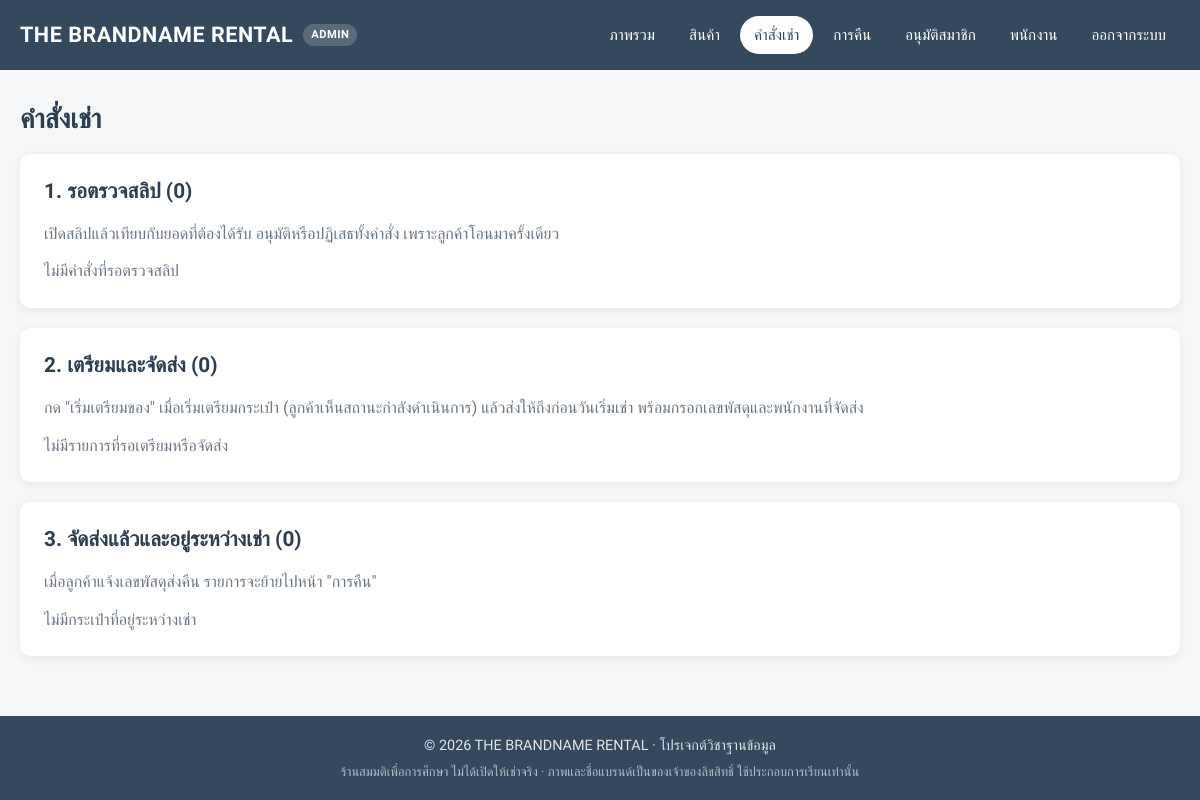
/project/admin/orders.php (signed in), run on an earlier commit of the app's database.
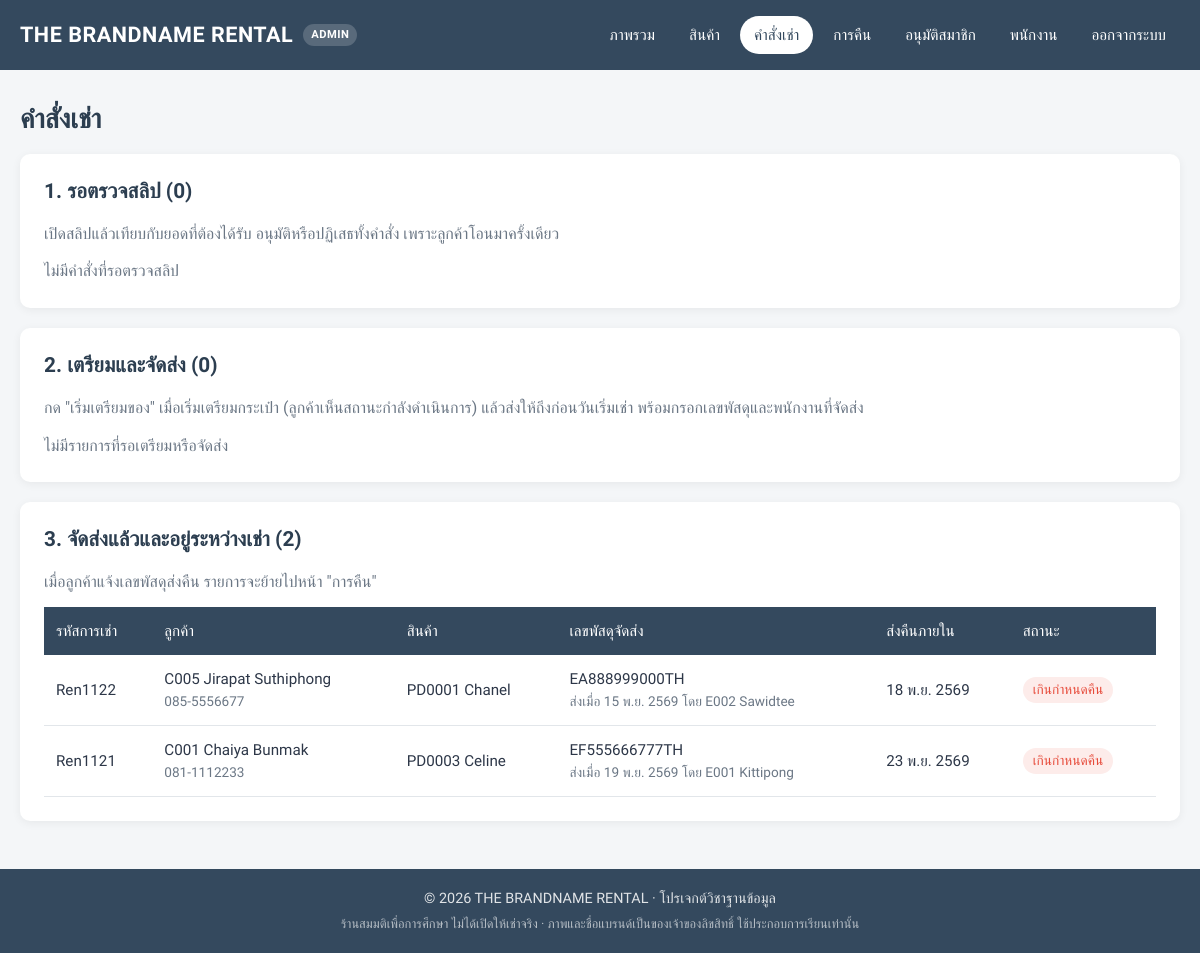
And on a later commit of the database.
### tables this page shows
CREATE TABLE rentals (
    rental_id     VARCHAR(50) PRIMARY KEY,
    order_id      VARCHAR(50) NOT NULL,
    product_id    VARCHAR(50) NOT NULL,
    employees_id  VARCHAR(50) NULL,
    track_rentals VARCHAR(50) NULL,
    rental_date   DATE        NOT NULL,
    rental_days   INT         NOT NULL,
    due_date      DATE AS (rental_date + INTERVAL rental_days DAY) STORED,
    daily_price   INT         NOT NULL,
    deposit_fee   INT         NOT NULL,
    shipped_date  DATE        NULL,
    rental_status ENUM('Pending', 'Paid', 'Shipped', 'Returning', 'Returned', 'Damaged', 'Cancelled') NOT NULL DEFAULT 'Pending',
    INDEX idx_rentals_product_status (product_id, rental_status),
    FOREIGN KEY (order_id)     REFERENCES orders(order_id),
    FOREIGN KEY (product_id)   REFERENCES products(product_id),
    FOREIGN KEY (employees_id) REFERENCES employees(employees_id)
);

CREATE TABLE orders (
    order_id     VARCHAR(50)  PRIMARY KEY,
    customers_id VARCHAR(50)  NOT NULL,
    slip_file    VARCHAR(100) NULL,        
    created_at   DATETIME     NOT NULL DEFAULT CURRENT_TIMESTAMP,
    reviewed_at  DATETIME     NULL,        
    FOREIGN KEY (customers_id) REFERENCES customers(customers_id)
);

CREATE TABLE customers (
    customers_id        VARCHAR(50)  PRIMARY KEY,
    customers_firstname VARCHAR(50),
    customers_lastname  VARCHAR(50),
    gender              VARCHAR(50),
    customers_member    VARCHAR(10)  NOT NULL DEFAULT 'no',    
    member_until        DATE         NULL,                     
    phonenumber         VARCHAR(15),
    email               VARCHAR(100) NOT NULL UNIQUE,
    address             VARCHAR(200),
    postal_code         VARCHAR(10),
    password            VARCHAR(255) NOT NULL
);

CREATE TABLE products (
    product_id         VARCHAR(50) PRIMARY KEY,
    brand              VARCHAR(50),
    details            VARCHAR(100),
    daily_rental_price INT,
    image              VARCHAR(100) NULL    
);

CREATE TABLE employees (
    employees_id        VARCHAR(50) PRIMARY KEY,
    employees_firstname VARCHAR(50),
    employees_lastname  VARCHAR(50),
    gender              VARCHAR(50),
    department          VARCHAR(50) NOT NULL,
    phonenumber         VARCHAR(15),
    salary              INT
);

### project/admin/orders.php (the view, shortened to what the changed rows need)
<?php
require_once '../includes/db.php';
$rental_columns = "r.rental_id, r.order_id, r.product_id, p.brand, r.rental_date, r.rental_days, r.due_date,
    r.daily_price, r.deposit_fee, r.track_rentals, r.shipped_date, r.rental_status, r.employees_id,
    o.customers_id, o.slip_file, o.created_at, c.customers_firstname, c.customers_lastname, c.address, c.postal_code, c.phonenumber";
$rental_from = "FROM rentals r
    JOIN orders o ON o.order_id = r.order_id
    JOIN customers c ON c.customers_id = o.customers_id
    LEFT JOIN products p ON p.product_id = r.product_id";
$pending_orders = [];
$out_statuses = "'" . implode("','", OUT_STATUSES) . "'";
$to_ship = $conn->query("SELECT $rental_columns,
    (SELECT x.rental_id FROM rentals x WHERE x.product_id = r.product_id AND x.rental_id <> r.rental_id
        AND x.rental_status IN ($out_statuses) ORDER BY x.rental_date LIMIT 1) AS bag_out
    $rental_from WHERE r.rental_status IN ('Accepted', 'Preparing') ORDER BY r.rental_date, r.rental_id")->fetch_all(MYSQLI_ASSOC);
$on_rent = $conn->query("SELECT $rental_columns, e.employees_firstname $rental_from
    LEFT JOIN employees e ON e.employees_id = r.employees_id
    WHERE r.rental_status = 'Shipped' ORDER BY r.due_date, r.rental_id")->fetch_all(MYSQLI_ASSOC);
$customer_name = fn(array $row) => $row['customers_id'] . ' ' . $row['customers_firstname'] . ' ' . $row['customers_lastname'];
page_start('คำสั่งเช่า', 'admin', 'orders');
?>
<h1>คำสั่งเช่า</h1>
<div class="stack">
    <section class="card">
        <h2>1. รอตรวจสลิป (<?php echo count($pending_orders); ?>)</h2>
    </section>
    <section class="card">
        <h2>2. เตรียมและจัดส่ง (<?php echo count($to_ship); ?>)</h2>
    </section>
    <section class="card">
        <h2>3. จัดส่งแล้วและอยู่ระหว่างเช่า (<?php echo count($on_rent); ?>)</h2>
        <p class="muted">เมื่อลูกค้าแจ้งเลขพัสดุส่งคืน รายการจะย้ายไปหน้า "การคืน"</p>
        <?php if ($on_rent): ?>
            <div class="table-wrap">
                <table class="table">
                    <thead>
                        <tr>
                            <th>รหัสการเช่า</th>
                            <th>ลูกค้า</th>
                            <th>สินค้า</th>
                            <th>เลขพัสดุจัดส่ง</th>
                            <th>ส่งคืนภายใน</th>
                            <th>สถานะ</th>
                        </tr>
                    </thead>
                    <tbody>
                        <?php foreach ($on_rent as $row): ?>
                            <tr>
                                <td><?php echo e($row['rental_id']); ?></td>
                                <td><?php echo e($customer_name($row)); ?><div class="hint"><?php echo e($row['phonenumber']); ?></div></td>
                                <td><?php echo e($row['product_id'] . ' ' . $row['brand']); ?></td>
                                <td><?php echo e($row['track_rentals']); ?><div class="hint">ส่งเมื่อ <?php echo e(thai_date($row['shipped_date'])); ?> โดย <?php echo e($row['employees_id'] . ' ' . $row['employees_firstname']); ?></div></td>
                                <td><?php echo e(thai_date($row['due_date'])); ?></td>
                                <td><?php echo status_badge($row); ?></td>
                            </tr>
                        <?php endforeach; ?>
                    </tbody>
                </table>
            </div>
        <?php else: ?>
            <p class="muted">ไม่มีกระเป๋าที่อยู่ระหว่างเช่า</p>
        <?php endif; ?>
    </section>
</div>
<?php page_end(); ?>

### project/includes/layout.php (shortened to what the changed rows need)
<?php
function page_base(string $area): string
{
    return $area === 'admin' ? '../' : '';
}
function page_start(string $title, string $area = 'shop', string $active = ''): void
{
    $base = page_base($area);
    $nav = $area === 'admin' ? admin_nav() : shop_nav();
    ?>
<!DOCTYPE html>
<html lang="th">
<head>
    <link rel="stylesheet" href="<?php echo $base; ?>assets/css/style.css">
</head>
<body class="area-<?php echo e($area); ?>">
<header class="site-header">
    <div class="container header-inner">
        <nav class="nav">
            <?php foreach ($nav as $item): ?>
                <?php if (isset($item['post'])): ?>
                    <form method="POST" action="<?php echo e($item['post']); ?>" class="nav-form">
                        <button type="submit" class="nav-link"><?php echo e($item['label']); ?></button>
                    </form>
                <?php else: ?>
                    <a class="nav-link<?php echo $item['key'] === $active ? ' active' : ''; ?>" href="<?php echo e($item['href']); ?>"><?php echo e($item['label']); ?></a>
                <?php endif; ?>
            <?php endforeach; ?>
        </nav>
    </div>
</header>
<main class="container page">
    <?php
}
function page_end(): void
{
    ?>
</main>
</body>
</html>
    <?php
}
function admin_nav(): array
{
    return [
        ['key' => 'dashboard', 'label' => 'ภาพรวม', 'href' => 'index.php'],
        ['key' => 'products', 'label' => 'สินค้า', 'href' => 'products.php'],
        ['key' => 'orders', 'label' => 'คำสั่งเช่า', 'href' => 'orders.php'],
        ['key' => 'returns', 'label' => 'การคืน', 'href' => 'returns.php'],
        ['key' => 'members', 'label' => 'อนุมัติสมาชิก', 'href' => 'members.php'],
        ['key' => 'employees', 'label' => 'พนักงาน', 'href' => 'employees.php'],
        ['key' => 'logout', 'label' => 'ออกจากระบบ', 'post' => 'logout.php'],
    ];
}

### project/includes/helpers.php (shortened to what the changed rows need)
<?php
function e($value): string
{
    return htmlspecialchars((string) ($value ?? ''), ENT_QUOTES, 'UTF-8');
}
function thai_date(?string $value): string
{
    $time = strtotime($value);
    $text = (int) date('j', $time) . ' ' . THAI_MONTHS[(int) date('n', $time) - 1] . ' ' . ((int) date('Y', $time) + 543);
    return strlen($value) > 10 ? $text . ' ' . date('H:i', $time) : $text;
}
function rental_stage(array $rental): string
{
    $status = $rental['rental_status'];
    if ($status === 'Shipped' && $rental['rental_date'] <= date('Y-m-d')) {
        return 'OnRent';
    }
    return $status;
}
function status_badge(array $rental): string
{
    [$label, $tone] = RENTAL_STATUS[rental_stage($rental)] ?? [$rental['rental_status'], 'pending'];
    if (is_overdue($rental)) {
        [$label, $tone] = ['เกินกำหนดคืน', 'danger'];
    } elseif ($rental['rental_status'] === 'Deducted' && (int) ($rental['deposit_fee'] ?? 0) === 0) {
        $label = 'มีค่าเสียหาย';
    }
    return '<span class="badge badge-' . $tone . '">' . e($label) . '</span>';
}
function is_overdue(array $rental): bool
{
    return ($rental['rental_status'] ?? '') === 'Shipped' && $rental['due_date'] < date('Y-m-d');
}

What changed in the data, as far as the page shows it:
added rentals: rental_id "Ren1122", order.customers_lastname "C005 Jirapat Suthiphong", customers.phonenumber "085-5556677", product.brand "PD0001 Chanel", track_rentals "EA888999000TH", shipped_date "15 พ.ย. 2569", employees.employees_firstname "E002 Sawidtee", due_date "18 พ.ย. 2569", label "เกินกำหนดคืน"
added rentals: rental_id "Ren1121", order.customers_lastname "C001 Chaiya Bunmak", customers.phonenumber "081-1112233", product.brand "PD0003 Celine", track_rentals "EF555666777TH", shipped_date "19 พ.ย. 2569", employees.employees_firstname "E001 Kittipong", due_date "23 พ.ย. 2569", label "เกินกำหนดคืน"
Also different on the page:
count($on_rent): "0" → "2"
text no longer shown: "ไม่มีกระเป๋าที่อยู่ระหว่างเช่า"
text now shown: "รหัสการเช่า ลูกค้า สินค้า เลขพัสดุจัดส่ง ส่งคืนภายใน สถานะ"
